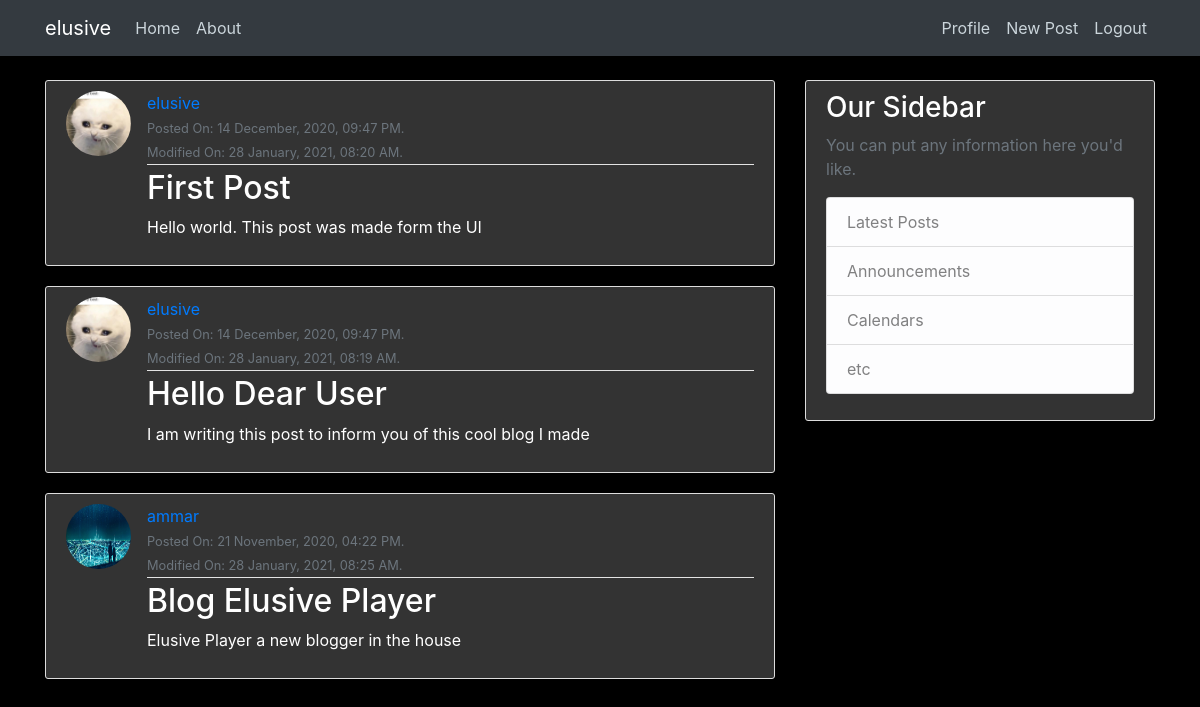
The app's page / (signed in) with its own data.
### blog/models.py (models this page shows, shortened)
class Post(models.Model):
    title = models.CharField(max_length = 100)
    content = models.TextField()
    date_posted = models.DateTimeField(default=timezone.now)
    last_modified = models.DateTimeField(auto_now=True)
    author = models.ForeignKey(User, on_delete=models.CASCADE)

### users/models.py (models this page shows, shortened)
class Profile(models.Model):
    user = models.OneToOneField(User, on_delete=models.CASCADE)
    img = models.ImageField(default='default.jpg', upload_to='profile_pics')

### blog/views.py (the view)
# urls.py: path('', PostListView.as_view(), name='blog-home'), #Looking for app/model_viewtype.html
class PostListView(ListView):
    model = Post
    template_name = 'blog/home.html' #changes what it looks for
    context_object_name = 'posts'
    ordering = ['-date_posted']

### blog/templates/blog/home.html
{% extends 'blog/base.html' %}
{% block content %}
    {% for post in posts %}
        <article class="media content-section">
            <img class="rounded-circle article-img" src="{{ post.author.profile.img.url }}">
            <div class="media-body">
                <div class="article-metadata">
                <a class="mr-2" href="#">{{ post.author }}</a>
                <br>
                <small class="text-muted">Posted On: {{ post.date_posted|date:"d F, Y, h:i A." }}</small>
                <br>
                <small class="text-muted">Modified On: {{ post.last_modified|date:"d F, Y, h:i A." }}</small>
                </div>
                <h2><a class="article-title" href="{% url 'post-detail' post.id %}">{{ post.title }}</a></h2>
                <p class="article-content">{{ post.content }}</p>
            </div>
      </article>
    {% endfor %}
{% endblock content %}

### blog/templates/blog/base.html (shortened to what this page needs)
{% load static %}
<!doctype html>
<html lang="en">
<head>
    <link rel="stylesheet" href="https://maxcdn.bootstrapcdn.com/bootstrap/4.0.0/css/bootstrap.min.css">
    <link rel="stylesheet" type="text/css" href="{% static 'blog/main.css' %}">
</head>
    <body>
        <header class="site-header">
            <nav class="navbar navbar-expand-md navbar-dark bg-dark fixed-top">
            <div class="container">
              {% if user.is_authenticated %}
                <a class="navbar-brand" href="{% url 'blog-home' %}">
                  {{ user.username }}
                </a>
              {% else %}
                <a class="navbar-brand" href="{% url 'blog-home' %}">Elusive's Blog</a>
              {% endif %}
                <div class="collapse navbar-collapse" id="navbarToggle">
                <div class="navbar-nav mr-auto">
                    <a class="nav-item nav-link" href="{% url 'blog-home' %}">Home</a>
                    <a class="nav-item nav-link" href="{% url 'blog-about' %}">About</a>
                </div>
                <div class="navbar-nav">
                  {% if user.is_authenticated %}
                    <a class="nav-item nav-link" href="{% url 'profile' %}">Profile</a>
                    <a class="nav-item nav-link" href="{% url 'post-create' %}">New Post</a>
                    <a class="nav-item nav-link" href="{% url 'logout' %}">Logout</a>
                  {% else %}
                    <a class="nav-item nav-link" href="{% url 'login' %}">Login</a>
                    <a class="nav-item nav-link" href="{% url 'register' %}">Register</a>
                  {% endif %}
                </div>
                </div>
            </div>
            </nav>
        </header>
        <main role="main" class="container">
            <div class="row">
              <div class="col-md-8">
              {% block content %}{% endblock %}
              </div>
              <div class="col-md-4">
                <div class="content-section">
                  <h3>Our Sidebar</h3>
                  <p class='text-muted'>You can put any information here you'd like.
                    <ul class="list-group">
                      <li class="list-group-item list-group-item-light">Latest Posts</li>
                      <li class="list-group-item list-group-item-light">Announcements</li>
                      <li class="list-group-item list-group-item-light">Calendars</li>
                      <li class="list-group-item list-group-item-light">etc</li>
                    </ul>
                  </p>
                </div>
              </div>
            </div>
        </main>
    </body>
</html>

### blog/static/blog/main.css (style rules this page uses)
body { background: #000000; color: #ffffff; margin-top: 5rem; }
h1, h2, h3, h4, h5, h6 { color: #ffffff; }
ul { margin: 0; }
.site-header .navbar-nav .nav-link { color: #cbd5db; }
.content-section { color: #ffffff; background: #333333; padding: 10px 20px; border: 1px solid #dddddd; border-radius: 3px; margin-bottom: 20px; }
.article-title { color: #ffffff; }
.article-content { white-space: pre-line; }
.article-img { height: 65px; width: 65px; margin-right: 16px; }
.article-metadata { padding-bottom: 1px; margin-bottom: 4px; border-bottom: 1px solid #e3e3e3 }

### records on screen
Post: author.profile.img (picture), author "elusive", date_posted "14 December, 2020, 09:47 PM.", last_modified "28 January, 2021, 08:20 AM.", title "First Post", content "Hello world. This post was made form the UI"
Post: author.profile.img (picture), author "elusive", date_posted "14 December, 2020, 09:47 PM.", last_modified "28 January, 2021, 08:19 AM.", title "Hello Dear User", content "I am writing this post to inform you of this cool blog I made"
Post: author.profile.img (picture), author "ammar", date_posted "21 November, 2020, 04:22 PM.", last_modified "28 January, 2021, 08:25 AM.", title "Blog Elusive Player", content "Elusive Player a new blogger in the house"

### other values on screen
{{ user.username }} "elusive"
